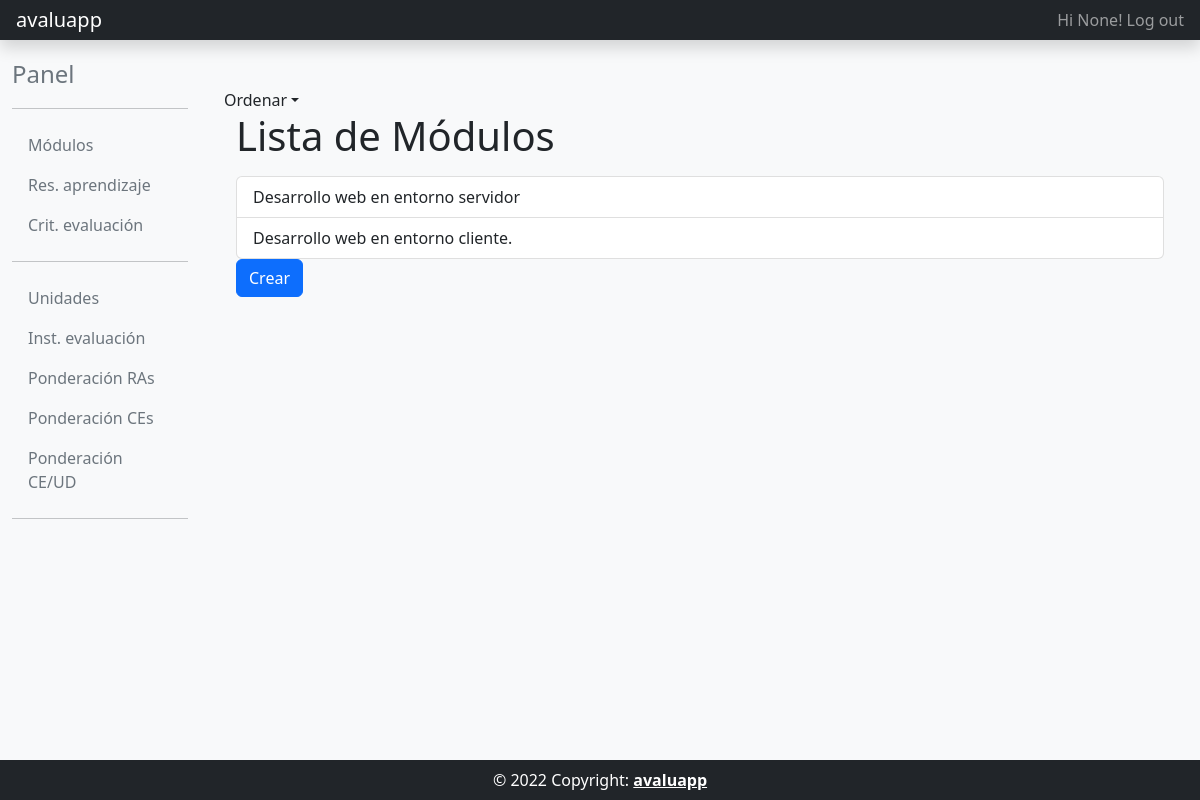
Page /modulo_list/ (signed in) on the committed database.
### usuarios/models.py (models this page shows, shortened)
class MyUser(AbstractBaseUser, PermissionsMixin):
    username = models.CharField(max_length=33, null=True)
    email = models.EmailField(_('email address'), unique=True)
    activo = models.BooleanField(default=False)
    create_date = models.DateTimeField(auto_now_add=True)
    update_date = models.DateTimeField(auto_now=True)
    is_staff = models.BooleanField(default=False)
    is_active = models.BooleanField(default=True)
    USERNAME_FIELD = 'email'
    REQUIRED_FIELDS = []
    objects = MyUserManager()
    class Meta:
        verbose_name = 'Usuario'
        verbose_name_plural = 'Usuarios'

### core/models.py (models this page shows)
class Modulo(models.Model):
    codigo = models.CharField(max_length = 10, verbose_name="Código", unique=True)
    nombre = models.CharField(max_length = 256, verbose_name="Nombre", unique=True)
    def __str__(self):
        return self.nombre
    class Meta:
        verbose_name = 'Modulo'
        verbose_name_plural = 'Modulos'
        ordering = ['codigo']

### core/views.py (the view)
# urls.py: path('modulo_list/', core_views.ModuloListView.as_view(), name='modulo_list'),
class ModuloListView(DecoratorsMixin, OrderingMixin, ListView):
    model = Modulo
    template_name = 'core/modulo_list.html'

### common/mixins.py (called while the page is built)
    def get_queryset(self):
        model = self.model
        ordenar = self.request.GET.get('ordenar', None)
        if ordenar == 'asc':
            return model.objects.all().order_by('id')
        elif ordenar == 'desc':
            return model.objects.all().order_by('-id')
        else:
            return model.objects.all().order_by('id')

    @method_decorator(login_required)
    def dispatch(self, request, *args, **kwargs):
        return super().dispatch(request, *args, **kwargs)

### templates/core/modulo_list.html (shortened to what this page needs)
{% extends "common/base_intranet.html" %}
{% block main_content %}
<a class="nav-link dropdown-toggle" id="dropdownMenu1" data-bs-toggle="dropdown" ariahaspopup="true">Ordenar</a>
<div class="container">
    <h1>Lista de Módulos</h1>
    <ul class="list-group mt-3">
    {% for modulo in object_list %}
        <a href="{% url 'modulo_detail' pk=modulo.id %}" class="list-group-item list-group-item-action">{{ modulo }}</a>
    {% empty %}
        <p>No existen módulos.</p>
    {% endfor %}
    </ul>
    <a class="btn btn-primary" href="/modulo_create"> Crear </a>
</div>
{% endblock main_content %}

### templates/common/header_website.html (shortened to what this page needs)
<header class="navbar navbar-dark sticky-top bg-dark flex-md-nowrap p-0 shadow">
  <a class="navbar-brand col-md-3 col-lg-2 px-3 ml-5" href="/">avaluapp</a>
  <div class="navbar-nav">
    <div class="nav-item text-nowrap d-flex">
      {% if user.is_authenticated %}
        <a class="nav-link px-3" href="{% url 'account_logout' %}"">Hi {{ request.user.username }}! Log out</a>
      {% else %}
        <a class="nav-link px-3" href="{% url 'account_login' %}"">Log in</a>
      {% endif %}
    </div>
  </div>
</header>

### rows in the picture
MyUser: user.username "None"
Modulo: nombre "Desarrollo web en entorno servidor"
Modulo: nombre "Desarrollo web en entorno cliente."
